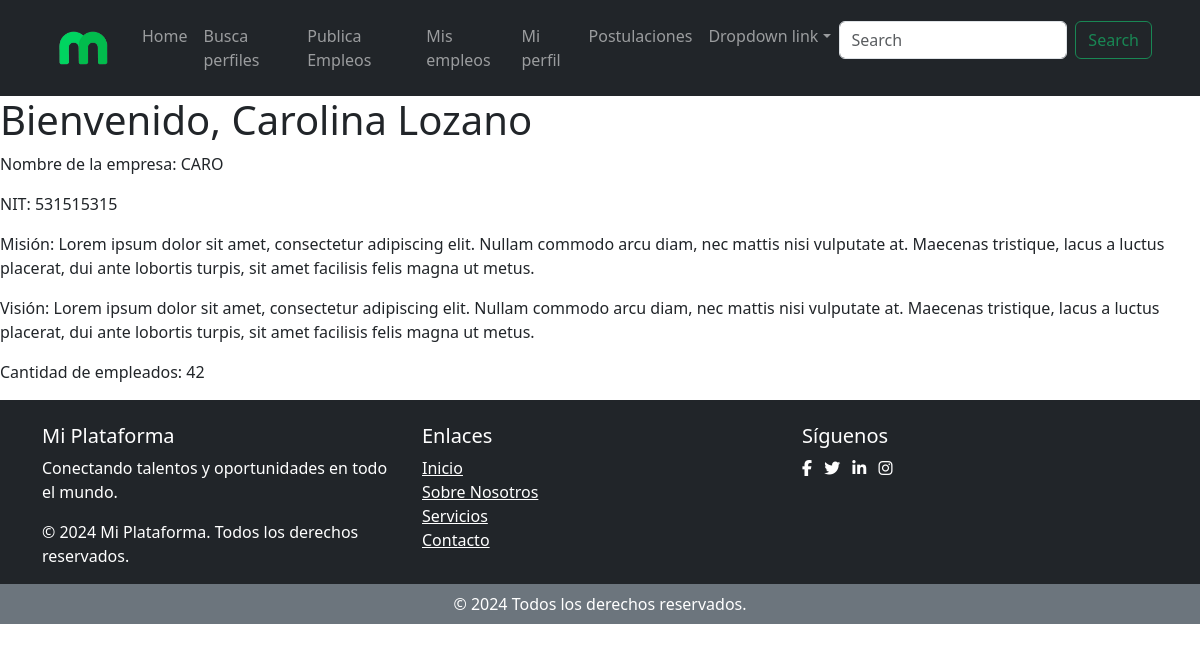
The app's page /home-empresa/ (signed in) with its own data.
### users/models.py (models this page shows, shortened)
class Reclutador_empresa(models.Model):
    usuario = models.OneToOneField(User, on_delete=models.CASCADE)
    nombre_empresa = models.CharField(max_length=255)
    NIT = models.CharField(max_length=50)
    mision = models.TextField()
    vision = models.TextField()
    cantidad_empleados = models.IntegerField()
    sede_principal = models.CharField(max_length=255)
    representante_legal = models.ForeignKey(RepresentanteLegal, on_delete=models.CASCADE)
    registro_camara_comercio = models.FileField(upload_to='registros_camara_comercio/')

class User(AbstractBaseUser, PermissionsMixin):
    nombre = models.CharField(max_length=255)
    email = models.EmailField(unique=True)
    documento_identidad = models.CharField(max_length=20)
    indicativo_pais = models.CharField(max_length=50, choices=IndicativoPais.choices)
    telefono = models.CharField(max_length=20)
    pais = models.CharField(max_length=50, choices=Paises.choices)
    ciudad = models.CharField(max_length=100)
    foto_perfil = models.ImageField(upload_to='profile_photos/', default='profile_photos/default_profile.png',
                                        null=True, blank=True)
    tipo_usuario = models.CharField(max_length=10, choices=TipoUsuario.choices)
    is_active = models.BooleanField(default=True)
    is_staff = models.BooleanField(default=False)
    is_superuser = models.BooleanField(default=False)
    objects = UserManager()
    USERNAME_FIELD = 'email'
    REQUIRED_FIELDS = ['nombre']

### users/views.py (the view)
# urls.py: path('home-empresa/', views.home_empresa, name='home_empresa'),
@login_required
def home_empresa(request):
    reclutador = Reclutador_empresa.objects.get(usuario=request.user)
    return render(request, 'home_empresa.html', {'reclutador': reclutador})

### users/templates/home_empresa.html (shortened to what this page needs)
{% extends 'base_reclutador.html' %}
{% block content %}
    <h1>Bienvenido, {{ reclutador.usuario.nombre }}</h1>
    <p>Nombre de la empresa: {{ reclutador.nombre_empresa }}</p>
    <p>NIT: {{ reclutador.NIT }}</p>
    <p>Misión: {{ reclutador.mision }}</p>
    <p>Visión: {{ reclutador.vision }}</p>
    <p>Cantidad de empleados: {{ reclutador.cantidad_empleados }}</p>
{% endblock %}

### redSocialMagneto/static/styles/global.css (style rules this page uses)
body { background-color: #ffffff; }

### records on screen
Reclutador_empresa: usuario.nombre "Carolina Lozano", nombre_empresa "CARO", NIT "531515315", mision "Lorem ipsum dolor sit amet, consectetur adipiscing elit. Nullam commodo arcu diam, nec mattis nisi vulputate at. Maecenas tristique, lacus a luctus placerat, dui ante lobortis turpis, sit amet facilisis felis magna ut metus.", vision "Lorem ipsum dolor sit amet, consectetur adipiscing elit. Nullam commodo arcu diam, nec mattis nisi vulputate at. Maecenas tristique, lacus a luctus placerat, dui ante lobortis turpis, sit amet facilisis felis magna ut metus.", cantidad_empleados "42"
